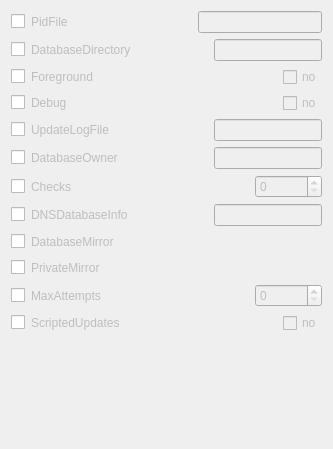
               <widget class="QWidget" name="scrollAreaWidgetContents_11">
                <property name="geometry">
                 <rect>
                  <x>0</x>
                  <y>0</y>
                  <width>333</width>
                  <height>449</height>
                 </rect>
                </property>
                <layout class="QVBoxLayout" name="verticalLayout_26">
                 <item>
                  <layout class="QHBoxLayout" name="horizontalLayoutFreshPidFile">
                   <item>
                    <widget class="QCheckBox" name="checkBoxEnableFreshPidFile">
                     <property name="text">
                      <string/>
                     </property>
                    </widget>
                   </item>
                   <item>
                    <widget class="QLabel" name="labelFreshPidFile">
                     <property name="enabled">
                      <bool>false</bool>
                     </property>
                     <property name="toolTip">
                      <string>STRING&lt;br /&gt;
This option allows you to save the process identifier of the daemon to a file specified in the argument.&lt;br /&gt;
Default: disabled</string>
                     </property>
                     <property name="text">
                      <string>PidFile</string>
                     </property>
                    </widget>
                   </item>
                   <item>
                    <spacer name="horizontalSpacer_126">
                     <property name="orientation">
                      <enum>Qt::Horizontal</enum>
                     </property>
                     <property name="sizeHint" stdset="0">
                      <size>
                       <width>40</width>
                       <height>20</height>
                      </size>
                     </property>
                    </spacer>
                   </item>
                   <item>
                    <widget class="QLineEdit" name="lineEditFreshPidFile">
                     <property name="enabled">
                      <bool>false</bool>
                     </property>
                    </widget>
                   </item>
                  </layout>
                 </item>
                 <item>
                  <layout class="QHBoxLayout" name="horizontalLayoutFreshDatabaseDirectory">
                   <item>
                    <widget class="QCheckBox" name="checkBoxEnableFreshDatabaseDirectory">
                     <property name="text">
                      <string/>
                     </property>
                    </widget>
                   </item>
                   <item>
                    <widget class="QLabel" name="labelFreshDatabaseDirectory">
                     <property name="enabled">
                      <bool>false</bool>
                     </property>
                     <property name="toolTip">
                      <string>STRING&lt;br /&gt;
Path to a directory containing database files.&lt;br /&gt;
Default: /var/lib/clamav</string>
                     </property>
                     <property name="text">
                      <string>DatabaseDirectory</string>
                     </property>
                    </widget>
                   </item>
                   <item>
                    <spacer name="horizontalSpacer_127">
                     <property name="orientation">
                      <enum>Qt::Horizontal</enum>
                     </property>
                     <property name="sizeHint" stdset="0">
                      <size>
                       <width>40</width>
                       <height>20</height>
                      </size>
                     </property>
                    </spacer>
                   </item>
                   <item>
                    <widget class="QLineEdit" name="lineEditFreshDatabaseDirectory">
                     <property name="enabled">
                      <bool>false</bool>
                     </property>
                    </widget>
                   </item>
                  </layout>
                 </item>
                 <item>
                  <layout class="QHBoxLayout" name="horizontalLayoutFreshForeground">
                   <item>
                    <widget class="QCheckBox" name="checkBoxEnableFreshForeground">
                     <property name="text">
                      <string/>
                     </property>
                    </widget>
                   </item>
                   <item>
                    <widget class="QLabel" name="labelFreshForeground">
                     <property name="enabled">
                      <bool>false</bool>
                     </property>
                     <property name="toolTip">
                      <string>BOOL&lt;br /&gt;
Don't fork into background.&lt;br /&gt;
Default: no</string>
                     </property>
                     <property name="text">
                      <string>Foreground</string>
                     </property>
                    </widget>
                   </item>
                   <item>
                    <spacer name="horizontalSpacer_128">
                     <property name="orientation">
                      <enum>Qt::Horizontal</enum>
                     </property>
                     <property name="sizeHint" stdset="0">
                      <size>
                       <width>40</width>
                       <height>20</height>
                      </size>
                     </property>
                    </spacer>
                   </item>
                   <item>
                    <widget class="QCheckBox" name="checkBoxFreshForeground">
                     <property name="enabled">
                      <bool>false</bool>
                     </property>
                     <property name="text">
                      <string>no</string>
                     </property>
                    </widget>
                   </item>
                  </layout>
                 </item>
                 <item>
                  <layout class="QHBoxLayout" name="horizontalLayoutFreshDebug">
                   <item>
                    <widget class="QCheckBox" name="checkBoxEnableFreshDebug">
                     <property name="text">
                      <string/>
                     </property>
                    </widget>
                   </item>
                   <item>
                    <widget class="QLabel" name="labelFreshDebug">
                     <property name="enabled">
                      <bool>false</bool>
                     </property>
                     <property name="toolTip">
                      <string>BOOL&lt;br /&gt;
Enable debug messages in libclamav.&lt;br /&gt;
Default: no</string>
                     </property>
                     <property name="text">
                      <string>Debug</string>
                     </property>
                    </widget>
                   </item>
                   <item>
                    <spacer name="horizontalSpacer_129">
                     <property name="orientation">
                      <enum>Qt::Horizontal</enum>
                     </property>
                     <property name="sizeHint" stdset="0">
                      <size>
                       <width>40</width>
                       <height>20</height>
                      </size>
                     </property>
                    </spacer>
                   </item>
                   <item>
                    <widget class="QCheckBox" name="checkBoxFreshDebug">
                     <property name="enabled">
                      <bool>false</bool>
                     </property>
                     <property name="text">
                      <string>no</string>
                     </property>
                    </widget>
                   </item>
                  </layout>
                 </item>
                 <item>
                  <layout class="QHBoxLayout" name="horizontalLayoutFreshUpdateLogFile">
                   <item>
                    <widget class="QCheckBox" name="checkBoxEnableFreshUpdateLogFile">
                     <property name="text">
                      <string/>
                     </property>
                    </widget>
                   </item>
                   <item>
                    <widget class="QLabel" name="labelFreshUpdateLogFile">
                     <property name="enabled">
                      <bool>false</bool>
                     </property>
                     <property name="toolTip">
                      <string>STRING&lt;br /&gt;
Enable logging to a specified file. Highly recommended.&lt;br /&gt;
Default: disabled.</string>
                     </property>
                     <property name="text">
                      <string>UpdateLogFile</string>
                     </property>
                    </widget>
                   </item>
                   <item>
                    <spacer name="horizontalSpacer_130">
                     <property name="orientation">
                      <enum>Qt::Horizontal</enum>
                     </property>
                     <property name="sizeHint" stdset="0">
                      <size>
                       <width>40</width>
                       <height>20</height>
                      </size>
                     </property>
                    </spacer>
                   </item>
                   <item>
                    <widget class="QLineEdit" name="lineEditFreshUpdateLogFile">
                     <property name="enabled">
                      <bool>false</bool>
                     </property>
                    </widget>
                   </item>
                  </layout>
                 </item>
                 <item>
                  <layout class="QHBoxLayout" name="horizontalLayoutFreshDatabaseOwner">
                   <item>
                    <widget class="QCheckBox" name="checkBoxEnableFreshDatabaseOwner">
                     <property name="text">
                      <string/>
                     </property>
                    </widget>
                   </item>
                   <item>
                    <widget class="QLabel" name="labelFreshDatabaseOwner">
                     <property name="enabled">
                      <bool>false</bool>
                     </property>
                     <property name="toolTip">
                      <string>STRING&lt;br /&gt;
When started by root, drop privileges to a specified user.&lt;br /&gt;
Default:</string>
                     </property>
                     <property name="text">
                      <string>DatabaseOwner</string>
                     </property>
                    </widget>
                   </item>
                   <item>
                    <spacer name="horizontalSpacer_131">
                     <property name="orientation">
                      <enum>Qt::Horizontal</enum>
                     </property>
                     <property name="sizeHint" stdset="0">
                      <size>
                       <width>40</width>
                       <height>20</height>
                      </size>
                     </property>
                    </spacer>
                   </item>
                   <item>
                    <widget class="QLineEdit" name="lineEditFreshDatabaseOwner">
                     <property name="enabled">
                      <bool>false</bool>
                     </property>
                    </widget>
                   </item>
                  </layout>
                 </item>
                 <item>
                  <layout class="QHBoxLayout" name="horizontalLayoutFreshChecks">
                   <item>
                    <widget class="QCheckBox" name="checkBoxEnableFreshChecks">
                     <property name="text">
                      <string/>
                     </property>
                    </widget>
                   </item>
                   <item>
                    <widget class="QLabel" name="labelFreshChecks">
                     <property name="enabled">
                      <bool>false</bool>
                     </property>
                     <property name="toolTip">
                      <string>STRING&lt;br /&gt;
When started by root, drop privileges to a specified user.&lt;br /&gt;
Default:</string>
                     </property>
                     <property name="text">
                      <string>Checks</string>
                     </property>
                    </widget>
                   </item>
                   <item>
                    <spacer name="horizontalSpacer_132">
                     <property name="orientation">
                      <enum>Qt::Horizontal</enum>
                     </property>
                     <property name="sizeHint" stdset="0">
                      <size>
                       <width>40</width>
                       <height>20</height>
                      </size>
                     </property>
                    </spacer>
                   </item>
                   <item>
                    <widget class="QSpinBox" name="spinBoxFreshChecks">
                     <property name="enabled">
                      <bool>false</bool>
                     </property>
                     <property name="maximum">
                      <number>2147483647</number>
                     </property>
                    </widget>
                   </item>
                  </layout>
                 </item>
                 <item>
                  <layout class="QHBoxLayout" name="horizontalLayoutFreshDNSDatabaseInfo">
                   <item>
                    <widget class="QCheckBox" name="checkBoxEnableFreshDNSDatabaseInfo">
                     <property name="text">
                      <string/>
                     </property>
                    </widget>
                   </item>
                   <item>
                    <widget class="QLabel" name="labelFreshDNSDatabaseInfo">
                     <property name="enabled">
                      <bool>false</bool>
                     </property>
                     <property name="toolTip">
                      <string>STRING&lt;br /&gt;
Use DNS to verify the virus database version. Freshclam uses DNS TXT records to verify the versions of the database and software itself. With this directive you can change the database verification domain.&lt;br /&gt;
WARNING: Please don't change it unless you're configuring freshclam to use your own database verification domain.&lt;br /&gt;
Default: enabled, pointing to current.cvd.clamav.net</string>
                     </property>
                     <property name="text">
                      <string>DNSDatabaseInfo</string>
                     </property>
                    </widget>
                   </item>
                   <item>
                    <spacer name="horizontalSpacer_133">
                     <property name="orientation">
                      <enum>Qt::Horizontal</enum>
                     </property>
                     <property name="sizeHint" stdset="0">
                      <size>
                       <width>40</width>
                       <height>20</height>
                      </size>
                     </property>
                    </spacer>
                   </item>
                   <item>
                    <widget class="QLineEdit" name="lineEditFreshDNSDatabaseInfo">
                     <property name="enabled">
                      <bool>false</bool>
                     </property>
                    </widget>
                   </item>
                  </layout>
                 </item>
                 <item>
                  <layout class="QHBoxLayout" name="horizontalLayoutFreshDatabaseMirror">
                   <item>
                    <widget class="QCheckBox" name="checkBoxEnableFreshDatabaseMirror">
                     <property name="text">
                      <string/>
                     </property>
                    </widget>
                   </item>
                   <item>
                    <widget class="QLabel" name="labelFreshDatabaseMirror">
                     <property name="enabled">
                      <bool>false</bool>
                     </property>
                     <property name="toolTip">
                      <string>STRING&lt;br /&gt;
DatabaseMirror specifies to which mirror(s) freshclam should connect. You should have at least one entries: database.clamav.net. Now that CloudFlare is being used as our Content Delivery Network (CDN), this one domain name works world-wide to direct freshclam to the closest geographic endpoint.&lt;br /&gt;
Default: database.clamav.net</string>
                     </property>
                     <property name="text">
                      <string>DatabaseMirror</string>
                     </property>
                    </widget>
                   </item>
                   <item>
                    <spacer name="horizontalSpacer_134">
                     <property name="orientation">
                      <enum>Qt::Horizontal</enum>
                     </property>
                     <property name="sizeHint" stdset="0">
                      <size>
                       <width>40</width>
                       <height>20</height>
                      </size>
                     </property>
                    </spacer>
                   </item>
                   <item>
                    <widget class="QStringListWidget" name="stringListFreshDatabaseMirror">
                     <property name="toolTip">
                      <string/>
                     </property>
                     <property name="whatsThis">
                      <string/>
                     </property>
                    </widget>
                   </item>
                  </layout>
                 </item>
                 <item>
                  <layout class="QHBoxLayout" name="horizontalLayoutFreshPrivateMirror">
                   <item>
                    <widget class="QCheckBox" name="checkBoxEnableFreshPrivateMirror">
                     <property name="text">
                      <string/>
                     </property>
                    </widget>
                   </item>
                   <item>
                    <widget class="QLabel" name="labelFreshPrivateMirror">
                     <property name="enabled">
                      <bool>false</bool>
                     </property>
                     <property name="toolTip">
                      <string>STRING&lt;br /&gt;
This option allows you to easily point freshclam to private mirrors. If PrivateMirror is set, freshclam does not attempt to use DNS to determine whether its databases are out-of-date, instead it will use the If-Modified-Since request or directly check the headers of the remote database files. For each database, freshclam first attempts to download the CLD file. If that fails, it tries to download the CVD file. This option overrides DatabaseMirror, DNSDatabaseInfo and ScriptedUpdates. It can be used multiple times to provide fall-back mirrors.&lt;br /&gt;
Default: disabled</string>
                     </property>
                     <property name="text">
                      <string>PrivateMirror</string>
                     </property>
                    </widget>
                   </item>
                   <item>
                    <spacer name="horizontalSpacer_135">
                     <property name="orientation">
                      <enum>Qt::Horizontal</enum>
                     </property>
                     <property name="sizeHint" stdset="0">
                      <size>
                       <width>40</width>
                       <height>20</height>
                      </size>
                     </property>
                    </spacer>
                   </item>
                   <item>
                    <widget class="QStringListWidget" name="stringListFreshPrivateMirror">
                     <property name="enabled">
                      <bool>false</bool>
                     </property>
                     <property name="toolTip">
                      <string/>
                     </property>
                     <property name="whatsThis">
                      <string/>
                     </property>
                    </widget>
                   </item>
                  </layout>
                 </item>
                 <item>
                  <layout class="QHBoxLayout" name="horizontalLayoutFreshMaxAttempts">
                   <item>
                    <widget class="QCheckBox" name="checkBoxEnableFreshMaxAttempts">
                     <property name="text">
                      <string/>
                     </property>
                    </widget>
                   </item>
                   <item>
                    <widget class="QLabel" name="labelFreshMaxAttempts">
                     <property name="enabled">
                      <bool>false</bool>
                     </property>
                     <property name="toolTip">
                      <string>NUMBER&lt;br /&gt;
How many attempts (per mirror) to make before giving up.&lt;br /&gt;
Default: 3 (per mirror)</string>
                     </property>
                     <property name="text">
                      <string>MaxAttempts</string>
                     </property>
                    </widget>
                   </item>
                   <item>
                    <spacer name="horizontalSpacer_136">
                     <property name="orientation">
                      <enum>Qt::Horizontal</enum>
                     </property>
                     <property name="sizeHint" stdset="0">
                      <size>
                       <width>40</width>
                       <height>20</height>
                      </size>
                     </property>
                    </spacer>
                   </item>
                   <item>
                    <widget class="QSpinBox" name="spinBoxFreshMaxAttempts">
                     <property name="enabled">
                      <bool>false</bool>
                     </property>
                     <property name="maximum">
                      <number>2147483647</number>
                     </property>
                    </widget>
                   </item>
                  </layout>
                 </item>
                 <item>
                  <layout class="QHBoxLayout" name="horizontalLayoutFreshScriptedUpdates">
                   <item>
                    <widget class="QCheckBox" name="checkBoxEnableFreshScriptedUpdates">
                     <property name="text">
                      <string/>
                     </property>
                    </widget>
                   </item>
                   <item>
                    <widget class="QLabel" name="labelFreshScriptedUpdates">
                     <property name="enabled">
                      <bool>false</bool>
                     </property>
                     <property name="toolTip">
                      <string>BOOL&lt;br /&gt;
With this option you can control scripted updates. It's highly recommended to keep it enabled.&lt;br /&gt;
Default: yes</string>
                     </property>
                     <property name="text">
                      <string>ScriptedUpdates</string>
                     </property>
                    </widget>
                   </item>
                   <item>
                    <spacer name="horizontalSpacer_137">
                     <property name="orientation">
                      <enum>Qt::Horizontal</enum>
                     </property>
                     <property name="sizeHint" stdset="0">
                      <size>
                       <width>40</width>
                       <height>20</height>
                      </size>
                     </property>
                    </spacer>
                   </item>
                   <item>
                    <widget class="QCheckBox" name="checkBoxFreshScriptedUpdates">
                     <property name="enabled">
                      <bool>false</bool>
                     </property>
                     <property name="text">
                      <string>no</string>
                     </property>
                    </widget>
                   </item>
                  </layout>
                 </item>
                 <item>
                  <spacer name="verticalSpacer_11">
                   <property name="orientation">
                    <enum>Qt::Vertical</enum>
                   </property>
                   <property name="sizeHint" stdset="0">
                    <size>
                     <width>20</width>
                     <height>40</height>
                    </size>
                   </property>
                  </spacer>
                 </item>
                </layout>
               </widget>
